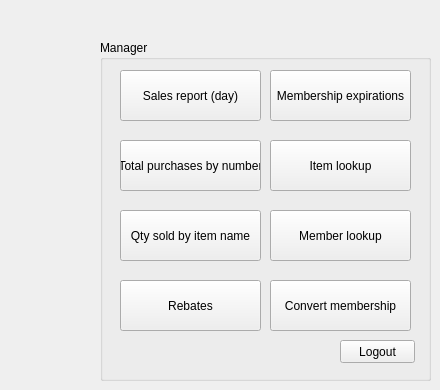
    <widget class="QWidget" name="ManagerBase">
     <widget class="QGroupBox" name="groupBox_3">
      <property name="geometry">
       <rect>
        <x>100</x>
        <y>40</y>
        <width>331</width>
        <height>341</height>
       </rect>
      </property>
      <property name="title">
       <string>Manager</string>
      </property>
      <widget class="QPushButton" name="pushButton_sales">
       <property name="geometry">
        <rect>
         <x>20</x>
         <y>30</y>
         <width>141</width>
         <height>51</height>
        </rect>
       </property>
       <property name="text">
        <string>Sales report (day)</string>
       </property>
      </widget>
      <widget class="QPushButton" name="pushButton_purchases">
       <property name="geometry">
        <rect>
         <x>20</x>
         <y>100</y>
         <width>141</width>
         <height>51</height>
        </rect>
       </property>
       <property name="text">
        <string>Total purchases by number</string>
       </property>
      </widget>
      <widget class="QPushButton" name="pushButton_qty">
       <property name="geometry">
        <rect>
         <x>20</x>
         <y>170</y>
         <width>141</width>
         <height>51</height>
        </rect>
       </property>
       <property name="text">
        <string>Qty sold by item name</string>
       </property>
      </widget>
      <widget class="QPushButton" name="pushButton_rebates">
       <property name="geometry">
        <rect>
         <x>20</x>
         <y>240</y>
         <width>141</width>
         <height>51</height>
        </rect>
       </property>
       <property name="text">
        <string>Rebates</string>
       </property>
      </widget>
      <widget class="QPushButton" name="pushButton_expirations">
       <property name="geometry">
        <rect>
         <x>170</x>
         <y>30</y>
         <width>141</width>
         <height>51</height>
        </rect>
       </property>
       <property name="text">
        <string>Membership expirations</string>
       </property>
      </widget>
      <widget class="QPushButton" name="pushButton_item_lookup">
       <property name="geometry">
        <rect>
         <x>170</x>
         <y>100</y>
         <width>141</width>
         <height>51</height>
        </rect>
       </property>
       <property name="text">
        <string>Item lookup</string>
       </property>
      </widget>
      <widget class="QPushButton" name="pushButton_member_lookup">
       <property name="geometry">
        <rect>
         <x>170</x>
         <y>170</y>
         <width>141</width>
         <height>51</height>
        </rect>
       </property>
       <property name="text">
        <string>Member lookup</string>
       </property>
      </widget>
      <widget class="QPushButton" name="pushButton_convert">
       <property name="geometry">
        <rect>
         <x>170</x>
         <y>240</y>
         <width>141</width>
         <height>51</height>
        </rect>
       </property>
       <property name="text">
        <string>Convert membership</string>
       </property>
      </widget>
      <widget class="QPushButton" name="pushButton_logout_manager">
       <property name="geometry">
        <rect>
         <x>240</x>
         <y>300</y>
         <width>75</width>
         <height>23</height>
        </rect>
       </property>
       <property name="text">
        <string>Logout</string>
       </property>
      </widget>
     </widget>
    </widget>
